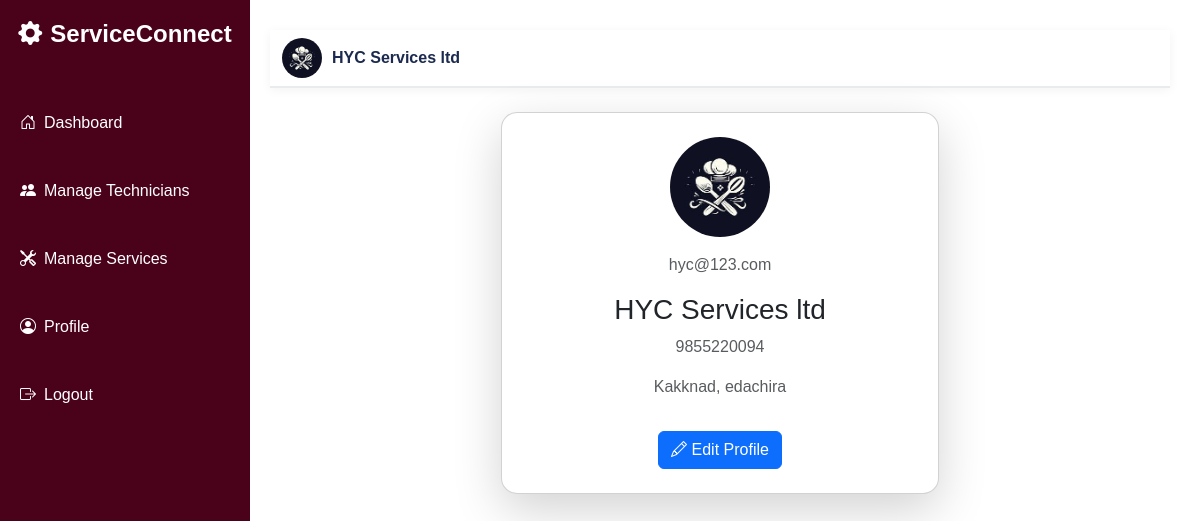
Page /profile/edit/ (signed in) on the committed database.
### service/models.py (models this page shows, shortened)
class CustomUser(AbstractUser):
    ROLE_CHOICES = (
        ('customer', 'Customer'),
        ('company', 'Company'),
        ('technician', 'Technician'),
    )
    role = models.CharField(max_length=20, choices=ROLE_CHOICES)

class CompanyProfile(models.Model):
    user = models.OneToOneField(settings.AUTH_USER_MODEL, on_delete=models.CASCADE, related_name='company_profile')
    company_name = models.CharField(max_length=100)
    phone = models.CharField(max_length=15)
    address = models.TextField()
    logo = models.ImageField(upload_to='company_logo/', blank=True, null=True)

### service/views.py (the view)
# urls.py: path('profile/edit/', views.profile_edit, name='profile_edit'),
@login_required
def profile_edit(request):
    user = request.user
    old_username = user.username
    old_password = user.password
    role_templates = {
        'customer': ('customer_profile.html', CustomerProfile, CustomerProfileForm, 'customer_dashboard'),
        'company': ('company_profile.html', CompanyProfile, CompanyProfileForm, 'company_dashboard'),
        'technician': ('technician_profile.html', TechnicianProfile, TechnicianSelfEditForm, 'technician_dashboard'),
    }
    if user.role not in role_templates:
        messages.error(request, "Invalid role. Cannot edit profile.")
        return redirect('home')
    template, profile_model, form_class, redirect_url = role_templates[user.role]
    profile = get_object_or_404(profile_model, user=user)
    if request.method == 'POST':
        form = form_class(request.POST, request.FILES, instance=profile, user=request.user)
        if form.is_valid():
            form.save()
            user.refresh_from_db()
            username_changed = (old_username != user.username)
            password_changed = (old_password != user.password)
            if username_changed or password_changed:
                messages.info(request, "Your credentials have been updated. Please log in again.")
                logout(request)
                return redirect('login')
            messages.success(request, "Profile updated successfully!")
            return redirect(redirect_url)
    else:
        form = form_class(instance=profile,user=request.user)
    return render(request, template, {'form': form, 'profile': profile})

### templates/company_profile.html (shortened to what this page needs)
{% extends 'company_base.html' %}
{% load crispy_forms_tags %}
{% block content %}
<div class="container mt-4 text-center d-flex justify-content-center">
  <div class="card shadow-lg rounded-4 p-4 w-50">
    {% if profile.logo %}
    <img src="{{ profile.logo.url }}" class="rounded-circle mb-3 mx-auto" width="100" height="100">
    {% else %}
    <i class="bi bi-building display-4 text-primary mx-auto"></i>
    {% endif %}
    <p class="text-muted">{{ profile.user.email }}</p>
    <h3>{{ profile.company_name }}</h3>
    <p class="text-muted">{{ profile.phone }}</p>
    <p class="text-muted">{{ profile.address }}</p>
    <div class="text-center mt-3">
       <button class="btn btn-primary" data-bs-toggle="modal" data-bs-target="#editProfileModal">
        <i class="bi bi-pencil"></i> Edit Profile
      </button>
    </div>
  </div>
</div>
{% endblock %}

### templates/company_base.html (shortened to what this page needs)
{% load static %}
<!DOCTYPE html>
<html lang="en">
<head>
    <link href="https://cdn.jsdelivr.net/npm/bootstrap@5.3.2/dist/css/bootstrap.min.css" rel="stylesheet">
    <link href="https://cdn.jsdelivr.net/npm/bootstrap-icons@1.11.1/font/bootstrap-icons.css" rel="stylesheet">
</head>
<body>
    <div class="sidebar">
        <h4><i class="bi bi-gear-fill me-2"></i>ServiceConnect</h4>
        <a href="{% url 'company_dashboard' %}"
            class="{% if request.resolver_match.url_name == 'company_dashboard' %}active{% endif %}">
            <i class="bi bi-house-door me-2"></i>Dashboard
        </a>
        <a href="{% url 'technician_list' %}">
            <i class="bi bi-people-fill me-2"></i>Manage Technicians
        </a>
        <a href="{% url 'service_view' %}">
            <i class="bi bi-tools me-2"></i>Manage Services
        </a>
        <a href="{% url 'profile_edit' %}">
            <i class="bi bi-person-circle me-2"></i>Profile
        </a>
        <a href="{% url 'logout' %}">
            <i class="bi bi-box-arrow-right me-2"></i>Logout
        </a>
    </div>
    <div class="main-content">
        <nav class="navbar navbar-custom mb-4">
            <div class="container d-flex justify-content-between">
                {% if request.user.company_profile %}
                <div class="navbar-company">
                    {% if request.user.company_profile.logo %}
                    <img src="{{ request.user.company_profile.logo.url }}" alt="Company Logo">
                    {% endif %}
                    <span>{{ request.user.company_profile.company_name }}</span>
                </div>
                {% endif %}
            </div>
        </nav>
        {% block content %}
        {% endblock %}
    </div>
</body>
</html>

### templates/company_base.html (style rules this page uses)
body { background-color: white; font-family: "Poppins", sans-serif; }
.sidebar { position: fixed; top: 0; left: 0; height: 100vh; width: 250px; background-color: rgb(74, 2, 26); color: white; padding-top: 20px; }
.sidebar h4 { text-align: center; margin-bottom: 50px; font-weight: bold; }
.sidebar a { display: block; margin-top: 20px; color: white; padding: 12px 20px; text-decoration: none; font-size: 16px; }
.main-content { margin-top: 0; margin-right: 0; margin-left: 240px; padding: 30px; }
.navbar-custom { background-color: white; box-shadow: 0px 2px 10px rgba(0, 0, 0, 0.05); border-bottom: 2px solid #e9ecef; }
.navbar-company { display: flex; align-items: center; gap: 10px; }
.navbar-company img { width: 40px; height: 40px; border-radius: 50%; object-fit: cover; }
.navbar-company span { font-weight: bolder; color: #1b2a4e; }

### rows in the picture
CustomUser: user.company_profile.logo (picture), user.company_profile.company_name "HYC Services ltd"
CompanyProfile: logo (picture), user.email "hyc@123.com", company_name "HYC Services ltd", phone "9855220094", address "Kakknad, edachira"
